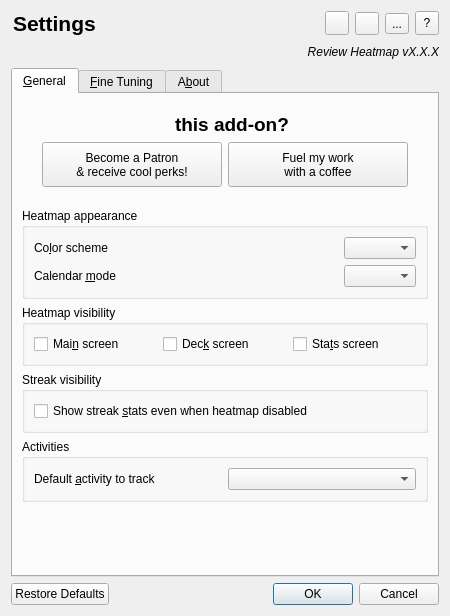
<?xml version="1.0" encoding="UTF-8"?>
<ui version="4.0">
 <class>Dialog</class>
 <widget class="QDialog" name="Dialog">
  <property name="geometry">
   <rect>
    <x>0</x>
    <y>0</y>
    <width>450</width>
    <height>616</height>
   </rect>
  </property>
  <property name="windowTitle">
   <string>Review Heatmap Options</string>
  </property>
  <layout class="QVBoxLayout" name="verticalLayout" stretch="0,0,0,0">
   <item>
    <layout class="QHBoxLayout" name="layoutBanner">
     <item>
      <widget class="QLabel" name="labHeading">
       <property name="font">
        <font>
         <pointsize>16</pointsize>
         <weight>75</weight>
         <bold>true</bold>
        </font>
       </property>
       <property name="text">
        <string>Settings</string>
       </property>
       <property name="alignment">
        <set>Qt::AlignLeading|Qt::AlignLeft|Qt::AlignVCenter</set>
       </property>
       <property name="margin">
        <number>0</number>
       </property>
       <property name="indent">
        <number>2</number>
       </property>
      </widget>
     </item>
     <item>
      <widget class="QToolButton" name="btnRate">
       <property name="minimumSize">
        <size>
         <width>24</width>
         <height>24</height>
        </size>
       </property>
       <property name="focusPolicy">
        <enum>Qt::NoFocus</enum>
       </property>
       <property name="toolTip">
        <string>&lt;html&gt;Please leave a thumbs-up if you've enjoyed this add-on&lt;/html&gt;</string>
       </property>
       <property name="text">
        <string/>
       </property>
       <property name="icon">
        <iconset resource="icons.qrc">
         <normaloff>:/review_heatmap/icons/rate.svg</normaloff>:/review_heatmap/icons/rate.svg</iconset>
       </property>
      </widget>
     </item>
     <item>
      <widget class="QToolButton" name="btnTwitter">
       <property name="focusPolicy">
        <enum>Qt::NoFocus</enum>
       </property>
       <property name="toolTip">
        <string>&lt;html&gt;Follow me on Twitter for &lt;br&gt;updates on add-on releases and news on Anki in general!&lt;/html&gt;</string>
       </property>
       <property name="text">
        <string/>
       </property>
       <property name="icon">
        <iconset resource="icons.qrc">
         <normaloff>:/review_heatmap/icons/twitter.svg</normaloff>:/review_heatmap/icons/twitter.svg</iconset>
       </property>
      </widget>
     </item>
     <item>
      <widget class="QToolButton" name="btnYoutube">
       <property name="focusPolicy">
        <enum>Qt::NoFocus</enum>
       </property>
       <property name="toolTip">
        <string>&lt;html&gt;Check out my YouTube channel for&lt;br&gt;helpful tutorials on this add-on and more&lt;/html&gt;</string>
       </property>
       <property name="text">
        <string>...</string>
       </property>
       <property name="icon">
        <iconset resource="icons.qrc">
         <normaloff>:/review_heatmap/icons/youtube.svg</normaloff>:/review_heatmap/icons/youtube.svg</iconset>
       </property>
       <property name="iconSize">
        <size>
         <width>18</width>
         <height>16</height>
        </size>
       </property>
      </widget>
     </item>
     <item>
      <widget class="QToolButton" name="btnHelp">
       <property name="minimumSize">
        <size>
         <width>24</width>
         <height>24</height>
        </size>
       </property>
       <property name="focusPolicy">
        <enum>Qt::NoFocus</enum>
       </property>
       <property name="toolTip">
        <string>&lt;html&gt;Invoke the wiki page, add-on description, or manual&lt;/html&gt;</string>
       </property>
       <property name="text">
        <string>?</string>
       </property>
       <property name="icon">
        <iconset resource="icons.qrc">
         <normaloff>:/review_heatmap/icons/help.svg</normaloff>:/review_heatmap/icons/help.svg</iconset>
       </property>
       <property name="shortcut">
        <string>Ctrl+H</string>
       </property>
       <property name="popupMode">
        <enum>QToolButton::DelayedPopup</enum>
       </property>
       <property name="arrowType">
        <enum>Qt::NoArrow</enum>
       </property>
      </widget>
     </item>
    </layout>
   </item>
   <item>
    <layout class="QHBoxLayout" name="layoutSocialBtns">
     <item>
      <spacer name="horizontalSpacer_3">
       <property name="orientation">
        <enum>Qt::Horizontal</enum>
       </property>
       <property name="sizeHint" stdset="0">
        <size>
         <width>40</width>
         <height>20</height>
        </size>
       </property>
      </spacer>
     </item>
     <item>
      <widget class="QLabel" name="labInfo">
       <property name="font">
        <font>
         <italic>true</italic>
        </font>
       </property>
       <property name="text">
        <string>Review Heatmap vX.X.X</string>
       </property>
       <property name="alignment">
        <set>Qt::AlignRight|Qt::AlignTrailing|Qt::AlignVCenter</set>
       </property>
       <property name="margin">
        <number>2</number>
       </property>
      </widget>
     </item>
    </layout>
   </item>
   <item>
    <widget class="QTabWidget" name="tabWidget">
     <property name="currentIndex">
      <number>0</number>
     </property>
     <widget class="QWidget" name="tab">
      <attribute name="title">
       <string>&amp;General</string>
      </attribute>
      <layout class="QVBoxLayout" name="verticalLayout_5">
       <item>
        <layout class="QVBoxLayout" name="contribLayout">
         <property name="topMargin">
          <number>10</number>
         </property>
         <property name="bottomMargin">
          <number>5</number>
         </property>
         <item>
          <layout class="QHBoxLayout" name="horizontalLayout_3">
           <item>
            <spacer name="horizontalSpacer_5">
             <property name="orientation">
              <enum>Qt::Horizontal</enum>
             </property>
             <property name="sizeHint" stdset="0">
              <size>
               <width>40</width>
               <height>20</height>
              </size>
             </property>
            </spacer>
           </item>
           <item>
            <widget class="QLabel" name="labHeart">
             <property name="text">
              <string/>
             </property>
             <property name="pixmap">
              <pixmap resource="icons.qrc">:/review_heatmap/icons/heart.svg</pixmap>
             </property>
             <property name="alignment">
              <set>Qt::AlignRight|Qt::AlignTrailing|Qt::AlignVCenter</set>
             </property>
            </widget>
           </item>
           <item>
            <widget class="QLabel" name="labContrib">
             <property name="font">
              <font>
               <weight>75</weight>
               <bold>true</bold>
              </font>
             </property>
             <property name="text">
              <string>&lt;html&gt;&lt;span style=&quot; font-size:14pt;&quot;&gt; this add-on?&lt;/span&gt;&lt;/html&gt;</string>
             </property>
             <property name="alignment">
              <set>Qt::AlignLeading|Qt::AlignLeft|Qt::AlignVCenter</set>
             </property>
            </widget>
           </item>
           <item>
            <spacer name="horizontalSpacer_4">
             <property name="orientation">
              <enum>Qt::Horizontal</enum>
             </property>
             <property name="sizeHint" stdset="0">
              <size>
               <width>40</width>
               <height>20</height>
              </size>
             </property>
            </spacer>
           </item>
          </layout>
         </item>
         <item>
          <layout class="QGridLayout" name="gridLayout_3">
           <item row="0" column="2">
            <widget class="QPushButton" name="btnCoffee">
             <property name="sizePolicy">
              <sizepolicy hsizetype="Minimum" vsizetype="Minimum">
               <horstretch>0</horstretch>
               <verstretch>0</verstretch>
              </sizepolicy>
             </property>
             <property name="minimumSize">
              <size>
               <width>160</width>
               <height>45</height>
              </size>
             </property>
             <property name="font">
              <font>
               <weight>50</weight>
               <italic>false</italic>
               <bold>false</bold>
              </font>
             </property>
             <property name="toolTip">
              <string>Each coffee helps. Thank you!</string>
             </property>
             <property name="text">
              <string>Fuel my work
with a coffee</string>
             </property>
             <property name="icon">
              <iconset resource="icons.qrc">
               <normaloff>:/review_heatmap/icons/coffee.svg</normaloff>:/review_heatmap/icons/coffee.svg</iconset>
             </property>
             <property name="iconSize">
              <size>
               <width>32</width>
               <height>32</height>
              </size>
             </property>
            </widget>
           </item>
           <item row="0" column="1">
            <widget class="QPushButton" name="btnPatreon">
             <property name="sizePolicy">
              <sizepolicy hsizetype="Minimum" vsizetype="Minimum">
               <horstretch>0</horstretch>
               <verstretch>0</verstretch>
              </sizepolicy>
             </property>
             <property name="minimumSize">
              <size>
               <width>160</width>
               <height>45</height>
              </size>
             </property>
             <property name="font">
              <font>
               <weight>50</weight>
               <italic>false</italic>
               <bold>false</bold>
              </font>
             </property>
             <property name="toolTip">
              <string>Perks include access to Patron-only add-ons, &lt;br&gt;exclusive blog posts, mentions in the credits, and more!</string>
             </property>
             <property name="text">
              <string>Become a Patron
&amp;&amp; receive cool perks!</string>
             </property>
             <property name="icon">
              <iconset resource="icons.qrc">
               <normaloff>:/review_heatmap/icons/patreon.svg</normaloff>:/review_heatmap/icons/patreon.svg</iconset>
             </property>
             <property name="iconSize">
              <size>
               <width>28</width>
               <height>28</height>
              </size>
             </property>
            </widget>
           </item>
           <item row="0" column="3">
            <spacer name="horizontalSpacer">
             <property name="orientation">
              <enum>Qt::Horizontal</enum>
             </property>
             <property name="sizeType">
              <enum>QSizePolicy::Minimum</enum>
             </property>
             <property name="sizeHint" stdset="0">
              <size>
               <width>20</width>
               <height>20</height>
              </size>
             </property>
            </spacer>
           </item>
           <item row="0" column="0">
            <spacer name="horizontalSpacer_2">
             <property name="orientation">
              <enum>Qt::Horizontal</enum>
             </property>
             <property name="sizeType">
              <enum>QSizePolicy::Minimum</enum>
             </property>
             <property name="sizeHint" stdset="0">
              <size>
               <width>20</width>
               <height>20</height>
              </size>
             </property>
            </spacer>
           </item>
          </layout>
         </item>
        </layout>
       </item>
       <item>
        <spacer name="verticalSpacer_5">
         <property name="orientation">
          <enum>Qt::Vertical</enum>
         </property>
         <property name="sizeType">
          <enum>QSizePolicy::Minimum</enum>
         </property>
         <property name="sizeHint" stdset="0">
          <size>
           <width>20</width>
           <height>10</height>
          </size>
         </property>
        </spacer>
       </item>
       <item>
        <widget class="QGroupBox" name="groupBox">
         <property name="title">
          <string>Heatmap appearance</string>
         </property>
         <layout class="QVBoxLayout" name="verticalLayout_6">
          <item>
           <layout class="QGridLayout" name="gridLayout" columnstretch="10,0">
            <item row="0" column="0">
             <widget class="QLabel" name="label">
              <property name="text">
               <string>Co&amp;lor scheme</string>
              </property>
              <property name="buddy">
               <cstring>selHmColor</cstring>
              </property>
             </widget>
            </item>
            <item row="1" column="0">
             <widget class="QLabel" name="label_2">
              <property name="text">
               <string>Calendar &amp;mode</string>
              </property>
              <property name="buddy">
               <cstring>selHmCalMode</cstring>
              </property>
             </widget>
            </item>
            <item row="0" column="1">
             <widget class="QComboBox" name="selHmColor">
              <property name="toolTip">
               <string>Sets the general color scheme of the add-on</string>
              </property>
             </widget>
            </item>
            <item row="1" column="1">
             <widget class="QComboBox" name="selHmCalMode">
              <property name="toolTip">
               <string>Sets the display mode of the calendar</string>
              </property>
             </widget>
            </item>
           </layout>
          </item>
         </layout>
        </widget>
       </item>
       <item>
        <widget class="QGroupBox" name="groupBox_3">
         <property name="title">
          <string>Heatmap visibility</string>
         </property>
         <layout class="QHBoxLayout" name="horizontalLayout">
          <item>
           <widget class="QCheckBox" name="cbHmMain">
            <property name="toolTip">
             <string>Screen you're presented with when starting Anki</string>
            </property>
            <property name="text">
             <string>Mai&amp;n screen</string>
            </property>
           </widget>
          </item>
          <item>
           <widget class="QCheckBox" name="cbHmDeck">
            <property name="toolTip">
             <string>Screen you see when clicking on a deck from the main screen</string>
            </property>
            <property name="text">
             <string>Dec&amp;k screen</string>
            </property>
           </widget>
          </item>
          <item>
           <widget class="QCheckBox" name="cbHmStats">
            <property name="toolTip">
             <string>Stats window</string>
            </property>
            <property name="text">
             <string>Sta&amp;ts screen</string>
            </property>
           </widget>
          </item>
         </layout>
        </widget>
       </item>
       <item>
        <widget class="QGroupBox" name="groupBox_4">
         <property name="title">
          <string>Streak visibility</string>
         </property>
         <layout class="QVBoxLayout" name="verticalLayout_4">
          <item>
           <widget class="QCheckBox" name="cbStreakAll">
            <property name="toolTip">
             <string>&lt;html&gt;Overrides the heatmap visibility setting, always showing you information on your stats (e.g. streaks, average, etc.)&lt;/html&gt;</string>
            </property>
            <property name="text">
             <string>Show streak &amp;stats even when heatmap disabled</string>
            </property>
           </widget>
          </item>
         </layout>
        </widget>
       </item>
       <item>
        <widget class="QGroupBox" name="groupBox_6">
         <property name="title">
          <string>Activities</string>
         </property>
         <layout class="QHBoxLayout" name="horizontalLayout_2">
          <item>
           <widget class="QLabel" name="label_8">
            <property name="text">
             <string>Default &amp;activity to track</string>
            </property>
            <property name="buddy">
             <cstring>selActivity</cstring>
            </property>
           </widget>
          </item>
          <item>
           <widget class="QComboBox" name="selActivity"/>
          </item>
         </layout>
        </widget>
       </item>
       <item>
        <spacer name="verticalSpacer_2">
         <property name="orientation">
          <enum>Qt::Vertical</enum>
         </property>
         <property name="sizeHint" stdset="0">
          <size>
           <width>20</width>
           <height>40</height>
          </size>
         </property>
        </spacer>
       </item>
      </layout>
     </widget>
     <widget class="QWidget" name="tab_2">
      <attribute name="title">
       <string>&amp;Fine Tuning</string>
      </attribute>
      <layout class="QVBoxLayout" name="verticalLayout_2">
       <item>
        <layout class="QGridLayout" name="gridLayout_2" columnstretch="10,0">
         <item row="2" column="0">
          <widget class="QLabel" name="label_3">
           <property name="text">
            <string>&amp;History limit</string>
           </property>
           <property name="buddy">
            <cstring>spinLimHist</cstring>
           </property>
          </widget>
         </item>
         <item row="3" column="0">
          <widget class="QLabel" name="label_4">
           <property name="text">
            <string>Fore&amp;cast limit</string>
           </property>
           <property name="buddy">
            <cstring>spinLimFcst</cstring>
           </property>
          </widget>
         </item>
         <item row="2" column="1">
          <widget class="QSpinBox" name="spinLimHist">
           <property name="toolTip">
            <string>&lt;html&gt;Limits the number of days in the past that the heatmap displays. Only applies to main screen and deck overview.&lt;/html&gt;</string>
           </property>
           <property name="alignment">
            <set>Qt::AlignRight|Qt::AlignTrailing|Qt::AlignVCenter</set>
           </property>
           <property name="specialValueText">
            <string>No limit</string>
           </property>
           <property name="suffix">
            <string> days</string>
           </property>
           <property name="minimum">
            <number>0</number>
           </property>
           <property name="maximum">
            <number>1000000</number>
           </property>
          </widget>
         </item>
         <item row="3" column="1">
          <widget class="QSpinBox" name="spinLimFcst">
           <property name="toolTip">
            <string>&lt;html&gt;Limits the number of days in the future that the heatmap displays. Only applies to main screen and deck overview.&lt;/html&gt;</string>
           </property>
           <property name="alignment">
            <set>Qt::AlignRight|Qt::AlignTrailing|Qt::AlignVCenter</set>
           </property>
           <property name="specialValueText">
            <string>No limit</string>
           </property>
           <property name="suffix">
            <string> days</string>
           </property>
           <property name="minimum">
            <number>0</number>
           </property>
           <property name="maximum">
            <number>1000000</number>
           </property>
          </widget>
         </item>
         <item row="1" column="0">
          <widget class="QLabel" name="label_7">
           <property name="toolTip">
            <string/>
           </property>
           <property name="text">
            <string>&amp;Ignore data before</string>
           </property>
           <property name="buddy">
            <cstring>dateLimData</cstring>
           </property>
          </widget>
         </item>
         <item row="1" column="1">
          <widget class="QDateEdit" name="dateLimData">
           <property name="toolTip">
            <string>&lt;html&gt;Allows you to exclude a period of time from your stats (e.g. when you were still getting familiar with Anki).&lt;br&gt;Only applies to main screen and deck overview.&lt;/html&gt;</string>
           </property>
           <property name="alignment">
            <set>Qt::AlignRight|Qt::AlignTrailing|Qt::AlignVCenter</set>
           </property>
           <property name="date">
            <date>
             <year>2006</year>
             <month>10</month>
             <day>5</day>
            </date>
           </property>
           <property name="minimumDate">
            <date>
             <year>2006</year>
             <month>10</month>
             <day>5</day>
            </date>
           </property>
           <property name="calendarPopup">
            <bool>true</bool>
           </property>
          </widget>
         </item>
         <item row="4" column="0">
          <widget class="QCheckBox" name="cbLimDel">
           <property name="toolTip">
            <string>&lt;html&gt;Ignores any reviews performed of cards that have been deleted since&lt;/html&gt;</string>
           </property>
           <property name="text">
            <string>&amp;Exclude deleted cards from history</string>
           </property>
          </widget>
         </item>
        </layout>
       </item>
       <item>
        <spacer name="verticalSpacer_3">
         <property name="orientation">
          <enum>Qt::Vertical</enum>
         </property>
         <property name="sizeType">
          <enum>QSizePolicy::Minimum</enum>
         </property>
         <property name="sizeHint" stdset="0">
          <size>
           <width>20</width>
           <height>10</height>
          </size>
         </property>
        </spacer>
       </item>
       <item>
        <widget class="QGroupBox" name="groupBox_2">
         <property name="title">
          <string>Exclude decks from main heatmap</string>
         </property>
         <layout class="QHBoxLayout" name="horizontalLayout_4">
          <item>
           <widget class="QListWidget" name="listDecks">
            <property name="toolTip">
             <string>&lt;html&gt;Any decks listed here will not be included in the calculations for the main heatmap. Each individual deck's heatmap will still work, however.&lt;/html&gt;</string>
            </property>
           </widget>
          </item>
          <item>
           <layout class="QVBoxLayout" name="verticalLayout_7">
            <item>
             <widget class="QToolButton" name="btnDeckAdd">
              <property name="minimumSize">
               <size>
                <width>32</width>
                <height>0</height>
               </size>
              </property>
              <property name="toolTip">
               <string>Add new deck exclusion rule</string>
              </property>
              <property name="text">
               <string>+</string>
              </property>
              <property name="shortcut">
               <string>Ctrl+D</string>
              </property>
             </widget>
            </item>
            <item>
             <widget class="QToolButton" name="btnDeckDel">
              <property name="minimumSize">
               <size>
                <width>32</width>
                <height>0</height>
               </size>
              </property>
              <property name="toolTip">
               <string>Delete deck exclusion rule</string>
              </property>
              <property name="text">
               <string>–</string>
              </property>
              <property name="shortcut">
               <string>Ctrl+Del, Ctrl+S</string>
              </property>
             </widget>
            </item>
            <item>
             <spacer name="verticalSpacer">
              <property name="orientation">
               <enum>Qt::Vertical</enum>
              </property>
              <property name="sizeHint" stdset="0">
               <size>
                <width>20</width>
                <height>40</height>
               </size>
              </property>
             </spacer>
            </item>
           </layout>
          </item>
         </layout>
        </widget>
       </item>
      </layout>
     </widget>
     <widget class="QWidget" name="tab_3">
      <attribute name="title">
       <string>A&amp;bout</string>
      </attribute>
      <layout class="QVBoxLayout" name="verticalLayout_3">
       <item>
        <widget class="QLabel" name="labAbout">
         <property name="text">
          <string>&lt;html&gt;&lt;/html&gt;</string>
         </property>
         <property name="wordWrap">
          <bool>true</bool>
         </property>
         <property name="openExternalLinks">
          <bool>true</bool>
         </property>
        </widget>
       </item>
       <item>
        <spacer name="verticalSpacer_4">
         <property name="orientation">
          <enum>Qt::Vertical</enum>
         </property>
         <property name="sizeHint" stdset="0">
          <size>
           <width>20</width>
           <height>40</height>
          </size>
         </property>
        </spacer>
       </item>
      </layout>
     </widget>
    </widget>
   </item>
   <item>
    <widget class="QDialogButtonBox" name="buttonBox">
     <property name="orientation">
      <enum>Qt::Horizontal</enum>
     </property>
     <property name="standardButtons">
      <set>QDialogButtonBox::Cancel|QDialogButtonBox::Ok|QDialogButtonBox::RestoreDefaults</set>
     </property>
    </widget>
   </item>
  </layout>
 </widget>
 <tabstops>
  <tabstop>tabWidget</tabstop>
  <tabstop>selHmColor</tabstop>
  <tabstop>selHmCalMode</tabstop>
  <tabstop>cbHmMain</tabstop>
  <tabstop>cbHmDeck</tabstop>
  <tabstop>cbHmStats</tabstop>
  <tabstop>cbStreakAll</tabstop>
  <tabstop>selActivity</tabstop>
  <tabstop>buttonBox</tabstop>
  <tabstop>dateLimData</tabstop>
  <tabstop>spinLimHist</tabstop>
  <tabstop>spinLimFcst</tabstop>
  <tabstop>cbLimDel</tabstop>
  <tabstop>listDecks</tabstop>
  <tabstop>btnDeckAdd</tabstop>
  <tabstop>btnDeckDel</tabstop>
 </tabstops>
 <resources>
  <include location="icons.qrc"/>
 </resources>
 <connections>
  <connection>
   <sender>buttonBox</sender>
   <signal>accepted()</signal>
   <receiver>Dialog</receiver>
   <slot>accept()</slot>
   <hints>
    <hint type="sourcelabel">
     <x>254</x>
     <y>572</y>
    </hint>
    <hint type="destinationlabel">
     <x>157</x>
     <y>274</y>
    </hint>
   </hints>
  </connection>
  <connection>
   <sender>buttonBox</sender>
   <signal>rejected()</signal>
   <receiver>Dialog</receiver>
   <slot>reject()</slot>
   <hints>
    <hint type="sourcelabel">
     <x>322</x>
     <y>572</y>
    </hint>
    <hint type="destinationlabel">
     <x>286</x>
     <y>274</y>
    </hint>
   </hints>
  </connection>
 </connections>
</ui>
